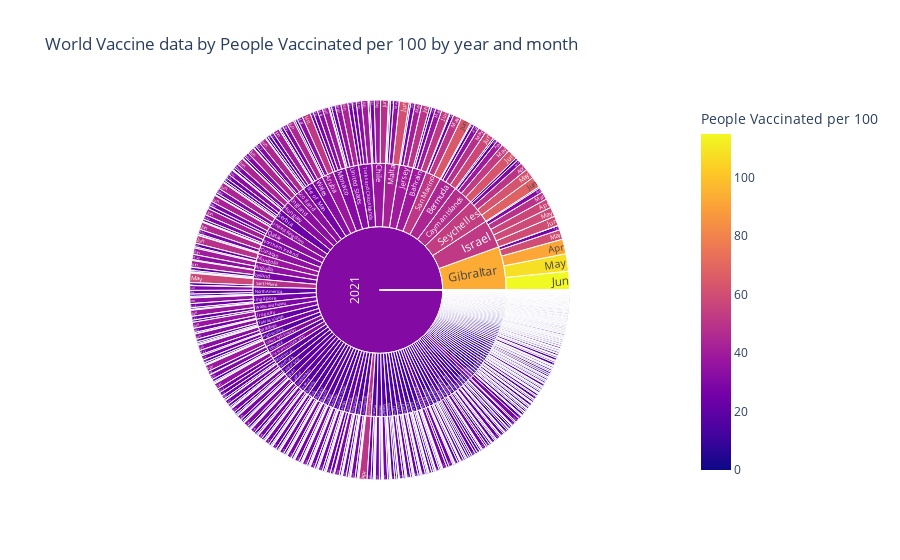

Notebook cell for this chart:
### Code cell
### Vaccine data by 2021 month 
vaccine_world = px.sunburst(vaccine_by_mth2, 
                  path=['Year','Country','Month'], 
                  values='People Vaccinated per 100',
                  color='People Vaccinated per 100', 
                  title = "World Vaccine data by People Vaccinated per 100 by year and month"
                  
                 )
vaccine_world.show()

### Figure 1 — Plotly figure (JSON) as saved in the notebook; plotly's stock layout.template omitted (floating-point values rounded to 4 significant figures; data arrays with more than 128 entries replaced by an {"elided": "..."} marker saying what was removed)
{"data": [{"branchvalues": "total", "customdata": {"elided": "996x1 float values"}, "domain": {"x": [0, 1], "y": [0, 1]}, "hovertemplate": "labels=%{label}<br>People Vaccinated per 100_sum=%{value}<br>parent=%{parent}<br>id=%{id}<br>People Vaccinated per 100=%{color}<extra></extra>", "ids": {"elided": "996 str values"}, "labels": {"elided": "996 str values"}, "marker": {"coloraxis": "coloraxis", "colors": {"elided": "996 float values"}}, "name": "", "parents": {"elided": "996 str values"}, "type": "sunburst", "values": {"elided": "996 float values"}}], "layout": {"autosize": true, "coloraxis": {"colorbar": {"title": {"text": "People Vaccinated per 100"}}, "colorscale": [[0, "#0d0887"], [0.1111, "#46039f"], [0.2222, "#7201a8"], [0.3333, "#9c179e"], [0.4444, "#bd3786"], [0.5556, "#d8576b"], [0.6667, "#ed7953"], [0.7778, "#fb9f3a"], [0.8889, "#fdca26"], [1, "#f0f921"]]}, "legend": {"tracegroupgap": 0}, "title": {"text": "World Vaccine data by People Vaccinated per 100 by year and month"}}}
